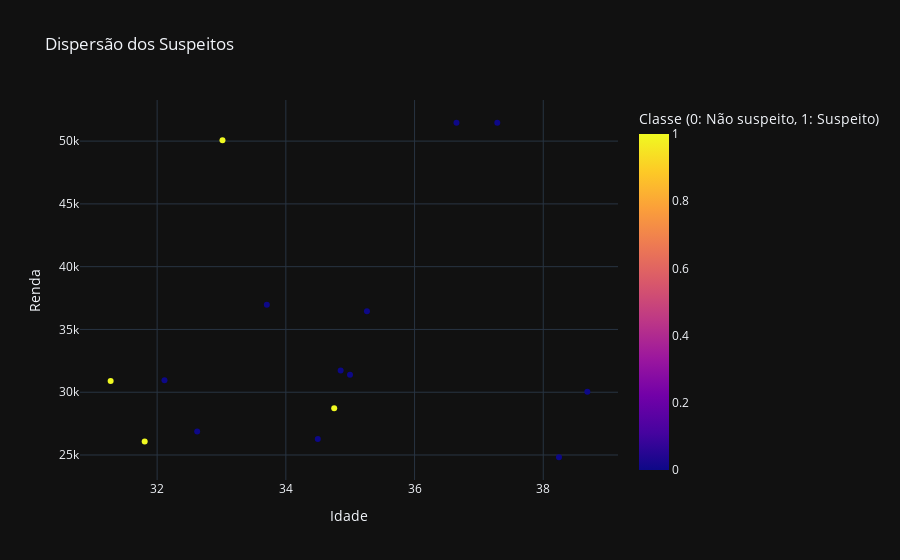

The code cell stored with this chart in its notebook:
### Code cell
# Chamada para exibir o gráfico interativo
plot_suspeitos_interativo(suspeitos_final)

### Figure 1 — Plotly figure (JSON) as saved in the notebook; plotly's stock layout.template omitted (floating-point values rounded to 4 significant figures)
{"data": [{"hovertemplate": "age=%{x}<br>income=%{y}<br>Classe (0: Não suspeito, 1: Suspeito)=%{marker.color}<extra></extra>", "legendgroup": "", "marker": {"color": [0, 0, 0, 0, 0, 0, 0, 0, 0, 0, 0, 1, 1, 1, 1], "coloraxis": "coloraxis", "symbol": "circle"}, "mode": "markers", "name": "", "orientation": "v", "showlegend": false, "type": "scatter", "x": [36.65, 37.29, 38.24, 32.11, 38.68, 34.5, 32.62, 34.85, 33.7, 35.0, 35.26, 33.02, 34.75, 31.81, 31.28], "xaxis": "x", "y": [51460.0, 51460.0, 24820.0, 30960.0, 30040.0, 26270.0, 26870.0, 31720.0, 36970.0, 31400.0, 36460.0, 50070.0, 28730.0, 26080.0, 30880.0], "yaxis": "y"}], "layout": {"coloraxis": {"colorbar": {"title": {"text": "Classe (0: Não suspeito, 1: Suspeito)"}}, "colorscale": [[0, "#0d0887"], [0.1111, "#46039f"], [0.2222, "#7201a8"], [0.3333, "#9c179e"], [0.4444, "#bd3786"], [0.5556, "#d8576b"], [0.6667, "#ed7953"], [0.7778, "#fb9f3a"], [0.8889, "#fdca26"], [1, "#f0f921"]]}, "legend": {"title": {"text": "Classe"}, "tracegroupgap": 0}, "title": {"text": "Dispersão dos Suspeitos"}, "xaxis": {"anchor": "y", "domain": [0, 1], "title": {"text": "Idade"}}, "yaxis": {"anchor": "x", "domain": [0, 1], "title": {"text": "Renda"}}}}
